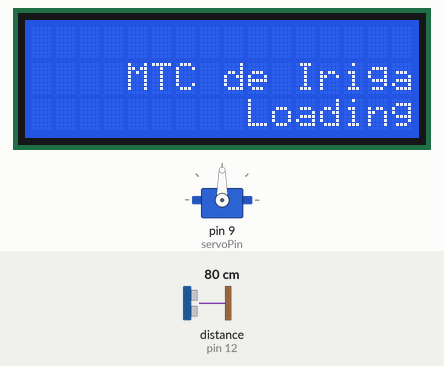
This sketch was run on a simulated Arduino Uno, built with avr-gcc and run on an emulated ATmega328P. On the bench: 16×3 character LCD, servo. Inputs (shaded band) come from the test bench; at power-on: distance to the obstacle (sensor on pin 12) 80 cm. The echo pulse lasts 58.3 µs per cm.

Above: at 1.2 s.
At 3.0 s:
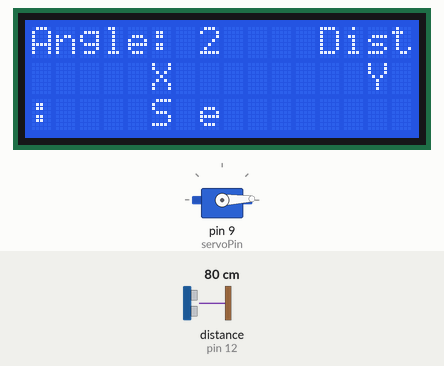
3.1 s: distance to the obstacle (sensor on pin 12) set to 2 cm
At 4.0 s:
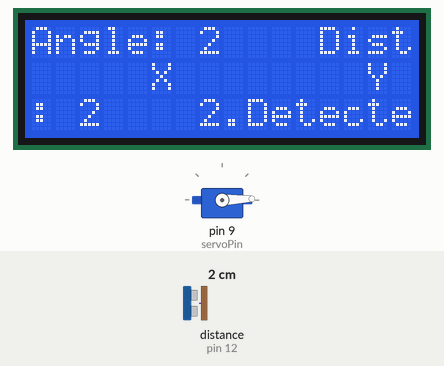
6.2 s: distance to the obstacle (sensor on pin 12) set to 4 cm
9.3 s: distance to the obstacle (sensor on pin 12) set to 60 cm
At 10.3 s:
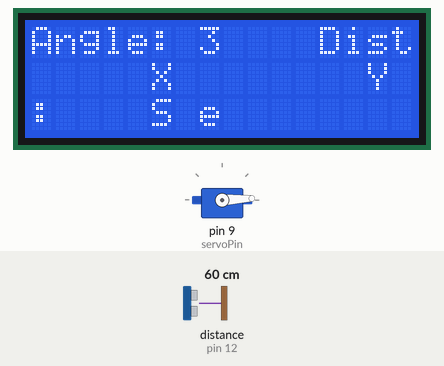
12.0 s: distance to the obstacle (sensor on pin 12) set to 9 cm
At 13.1 s:
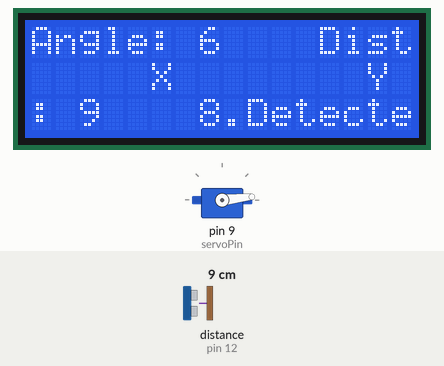
15.1 s: distance to the obstacle (sensor on pin 12) set to 4 cm
18.2 s: distance to the obstacle (sensor on pin 12) set to 18 cm
Timing chart, 0 to 20.7 s (numbered marks = the images above; inputs shaded):
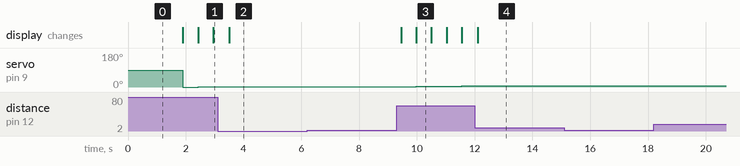

Measured:
- after the input at 3.1 s, servo on pin 9 (servoPin): stays 2° (without the input it goes to 3° after 0.37 s); the display: changes after 0.40 s (image 2)
- after the input at 6.2 s, every drawn part: stays the same
- after the input at 9.3 s, servo on pin 9 (servoPin): 2° → 3° after 0.68 s, → 4° 0.52 s later, → 5° 0.52 s later, → 6° 0.52 s later; the display: first changes after 0.15 s (image 3 shows a later state)
- after the input at 12.0 s, servo on pin 9 (servoPin): stays 6° (without the input it goes to 7° after 0.08 s); the display: changes after 0.11 s (image 4)
- after the input at 15.1 s, every drawn part: stays the same
- after the input at 18.2 s, every drawn part: stays the same
- what the display in image 3 shows lasts 0.5 s, from 10.0 s to 10.5 s

The sketch:

Math-Device.ino
```cpp
/* Mother Theresa Colegio de Iriga Inc. - Mathematical Device 2023 */

#include <Wire.h>
#include <LiquidCrystal_I2C.h>
#include <Servo.h>
#include <NewPing.h>

#define trigPin 11
#define echoPin 12
#define servoPin 9

Servo myservo; // Name for Servo Motor
NewPing sonar(trigPin, echoPin, 50);
LiquidCrystal_I2C lcd(0x27, 16, 3);
bool objectDetected = false;
int lastAngle = 0;
const int maxDistance = 50;


void setup() {
  Serial.begin(9600);
  lcd.begin();                      // Initialize the LCD
  lcd.backlight();                 // Turn on the backlight
  lcd.setCursor(4, 1);
  lcd.print("MTC de Iriga");       // Print column headers for the boot-up
  lcd.setCursor(5, 2);
  lcd.print("Loading.");
  delay(500);
  lcd.setCursor(5, 2);
  lcd.print("        ");
  lcd.setCursor(5, 2);
  lcd.print("Loading..");
  delay(500);
  lcd.setCursor(5, 2);
  lcd.print("        ");
  lcd.setCursor(5, 2);
  lcd.print("Loading...");
  myservo.attach(servoPin);
  delay(700);
}

void loop() {
  int distance = sonar.ping_cm();
  lcd.setCursor(0, 0);
  lcd.print("Angle: ");
  lcd.setCursor(12, 0);
  lcd.print("Dist: ");
  lcd.setCursor(4, 1);
  lcd.print("              ");
  lcd.setCursor(5, 1);
  lcd.print("X        Y");


  if (!objectDetected) {
    lcd.setCursor(0, 2);
    lcd.print(" S e a r c h i n g !");
    for (int angle = lastAngle; angle <= 180; angle += 1) {
      myservo.write(angle);
      lcd.setCursor(7, 0);
      lcd.print("     ");
      lcd.setCursor(7, 0);
      lcd.print(angle);
      lcd.setCursor(18, 0);
      lcd.print("  ");
      lcd.setCursor(4, 3);
      lcd.print("           ");
      delay(500);

      distance = sonar.ping_cm();

      if (angle == 180 && distance == 0) {
        lastAngle = 0;
        break;
      }

      if (distance > 0 && distance < 50) {
        objectDetected = true;
        lastAngle = angle;

        float radian = angle * PI / 180.0;
        float x = distance * cos(radian);
        float y = distance * sin(radian);

        lcd.setCursor(7, 0);
        lcd.print("     ");
        lcd.setCursor(7, 0);
        lcd.print(angle);
        lcd.setCursor(18, 0);
        lcd.print("    ");
        lcd.setCursor(18, 0);
        lcd.print(distance);

        lcd.setCursor(0, 2);
        lcd.print("         ");
        lcd.setCursor(3, 2);
        lcd.print(x);
        lcd.setCursor(9, 2);
        lcd.print("           ");
        lcd.setCursor(12, 2);
        lcd.print(y);
        lcd.setCursor(5, 3);
        lcd.print("Detected!!");

        delay(100);
        break;
      }
    }
  } else if (objectDetected && (distance == 0 || distance >= maxDistance)) {
    myservo.detach();

    if (distance == 0 || distance > maxDistance) {
      myservo.attach(servoPin);
      objectDetected = false;
    }
  }
}
```
